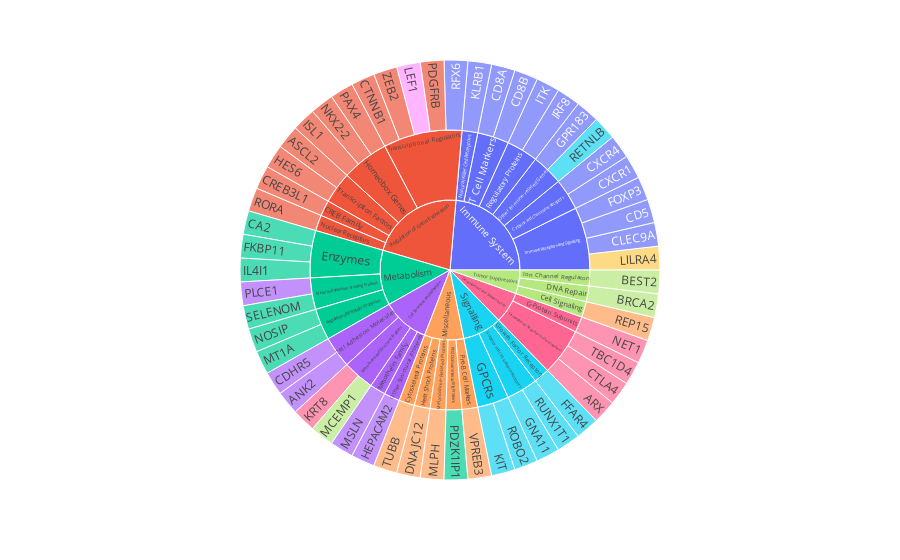

The notebook cell saved with this chart:
### Code cell
# Create the sunburst plot with the base category colors
fig = px.sunburst(df, path=['Category', 'Subcategory', 'Gene'], color='Category')

# Define the color scales
color_scale = px.colors.sequential.Magma_r

# Update the colors for each layer manually
# You might need to adapt this section based on your specific DataFrame structure and desired colors

# Color the 'Category' layer
fig.data[0].marker.colors = px.colors.qualitative.Plotly

# Color the 'Subcategory' layer
subcategory_colors = {subcategory: px.colors.qualitative.Plotly[i % len(px.colors.qualitative.Plotly)]
                      for i, subcategory in enumerate(df['Subcategory'].unique())}
for trace in fig.data:
    if trace.name in subcategory_colors:
        trace.marker.colors = subcategory_colors[trace.name]

# Color the 'Gene' layer with the 'Weight' using the magma_r color scale
for trace in fig.data:
    if trace.name == 'Gene':
        trace.marker.colors = [color_scale[int(weight/max(df['Weight'])*len(color_scale))] for weight in df['Weight']]
        trace.marker.colorbar = dict(title='Weight')

fig.show()

### Figure 1 — Plotly figure (JSON) as saved in the notebook; plotly's stock layout.template omitted (floating-point values rounded to 4 significant figures)
{"data": [{"branchvalues": "total", "customdata": [["Regulation of Gene Expression"], ["Regulation of Gene Expression"], ["Miscellaneous"], ["Metabolism"], ["Tumor Suppressors"], ["Immune System"], ["Cell Structure and Adhesion"], ["Cell Structure and Adhesion"], ["Regulation of Gene Expression"], ["Immune System"], ["Immune System"], ["Development and Differentiation"], ["Regulation of Gene Expression"], ["Cell Structure and Adhesion"], ["Tumor Suppressors"], ["Metabolism"], ["Immune System"], ["Tumor Suppressors"], ["Immune System"], ["Development and Differentiation"], ["Regulation of Gene Expression"], ["Immune System"], ["Cell Structure and Adhesion"], ["Regulation of Gene Expression"], ["Metabolism"], ["Regulation of Gene Expression"], ["Development and Differentiation"], ["Metabolism"], ["Cell Structure and Adhesion"], ["Miscellaneous"], ["Metabolism"], ["Development and Differentiation"], ["Miscellaneous"], ["Regulation of Gene Expression"], ["Miscellaneous"], ["Metabolism"], ["Regulation of Gene Expression"], ["Immune System"], ["Metabolism"], ["Regulation of Gene Expression"], ["Cell Structure and Adhesion"], ["Immune System"], ["Signalling"], ["Immune System"], ["Immune System"], ["Signalling"], ["Miscellaneous"], ["Signalling"], ["Immune System"], ["Immune System"], ["Regulation of Gene Expression"], ["Immune System"], ["Regulation of Gene Expression"], ["Signalling"], ["Signalling"], ["Regulation of Gene Expression"], ["Cell Structure and Adhesion"], ["Tumor Suppressors"], ["Immune System"], ["Miscellaneous"], ["Tumor Suppressors"], ["Metabolism"], ["Development and Differentiation"], ["Signalling"], ["Signalling"], ["Signalling"], ["Miscellaneous"], ["Regulation of Gene Expression"], ["Immune System"], ["Tumor Suppressors"], ["Miscellaneous"], ["Cell Structure and Adhesion"], ["Cell Structure and Adhesion"], ["Metabolism"], ["Immune System"], ["Regulation of Gene Expression"], ["Immune System"], ["Cell Structure and Adhesion"], ["Miscellaneous"], ["Miscellaneous"], ["Metabolism"], ["Immune System"], ["Immune System"], ["Regulation of Gene Expression"], ["Regulation of Gene Expression"], ["Development and Differentiation"], ["Cell Structure and Adhesion"], ["Development and Differentiation"], ["Immune System"], ["Metabolism"], ["Miscellaneous"], ["Regulation of Gene Expression"], ["Signalling"], ["Tumor Suppressors"]], "domain": {"x": [0, 1], "y": [0, 1]}, "hovertemplate": "labels=%{label}<br>count=%{value}<br>parent=%{parent}<br>id=%{id}<br>Category=%{customdata[0]}<extra></extra>", "ids": ["Regulation of Gene Expression/Transcriptional Regulators/RFX6", "Regulation of Gene Expression/Transcriptional Regulators/PDGFRB", "Miscellaneous/PDZ Domain Interacting Proteins/PDZK1IP1", "Metabolism/Metal and Selenium Binding Proteins/PLCE1", "Tumor Suppressors/Cell Signaling/REP15", "Immune System/Other Immune-related Genes/RETNLB", "Cell Structure and Adhesion/Membrane and Structural Proteins/KRT8", "Cell Structure and Adhesion/Membrane and Structural Proteins/MCEMP1", "Regulation of Gene Expression/Transcriptional Regulators/LEF1", "Immune System/Immune Receptors and Signaling/LILRA4", "Immune System/Immune Receptors and Signaling/CLEC9A", "Development and Differentiation/Transcriptional Regulators in Development/ARX", "Regulation of Gene Expression/Transcription Factors/ASCL2", "Cell Structure and Adhesion/Cell Adhesion Molecules/CDHR5", "Tumor Suppressors/DNA Repair/BRCA2", "Metabolism/Enzymes/CA2", "Immune System/Immune Receptors and Signaling/CD5", "Tumor Suppressors/Ion Channel Regulators/BEST2", "Immune System/T Cell Markers/CD8B", "Development and Differentiation/Transcriptional Regulators in Development/CTLA4", "Regulation of Gene Expression/CREB Family/CREB3L1", "Immune System/T Cell Markers/CD8A", "Cell Structure and Adhesion/Cell Adhesion Molecules/ANK2", "Regulation of Gene Expression/Homeobox Genes/PAX4", "Metabolism/Regulation of Metabolic Processes/NOSIP", "Regulation of Gene Expression/Homeobox Genes/NKX2-2", "Development and Differentiation/G-Protein Subunits/NET1", "Metabolism/Regulation of Metabolic Processes/MT1A", "Cell Structure and Adhesion/Mesothelin Family/MSLN", "Miscellaneous/Melanosome-Related Proteins/MLPH", "Metabolism/Metal and Selenium Binding Proteins/SELENOM", "Development and Differentiation/Transcriptional Regulators in Development/TBC1D4", "Miscellaneous/Cytoskeletal Proteins/TUBB", "Regulation of Gene Expression/Transcriptional Regulators/ZEB2", "Miscellaneous/Pre-B Cell Markers/VPREB3", "Metabolism/Enzymes/FKBP11", "Regulation of Gene Expression/Transcriptional Regulators/CTNNB1", "Immune System/Cytokine and Chemokine Receptors/CXCR1", "Metabolism/Enzymes/IL4I1", "Regulation of Gene Expression/Transcription Factors/HES6", "Cell Structure and Adhesion/Other Structural Proteins/HEPACAM2", "Immune System/Other Immune-related Genes/GPR183", "Signalling/Guidance and Cell Adhesion Receptors/GNA11", "Immune System/Immune Receptors and Signaling/FOXP3", "Immune System/Cytokine and Chemokine Receptors/CXCR4", "Signalling/Growth Factor Receptors/FFAR4", "Miscellaneous/Heat Shock Proteins/DNAJC12", "Signalling/GPCRs/KIT", "Immune System/Natural Killer Cell Receptors/KLRB1", "Immune System/Regulatory Proteins/IRF8", "Regulation of Gene Expression/Homeobox Genes/ISL1", "Immune System/Regulatory Proteins/ITK", "Regulation of Gene Expression/Nuclear Receptors/RORA", "Signalling/Guidance and Cell Adhesion Receptors/RUNX1T1", "Signalling/GPCRs/ROBO2", "Regulation of Gene Expression/CREB Family", "Cell Structure and Adhesion/Cell Adhesion Molecules", "Tumor Suppressors/Cell Signaling", "Immune System/Cytokine and Chemokine Receptors", "Miscellaneous/Cytoskeletal Proteins", "Tumor Suppressors/DNA Repair", "Metabolism/Enzymes", "Development and Differentiation/G-Protein Subunits", "Signalling/GPCRs", "Signalling/Growth Factor Receptors", "Signalling/Guidance and Cell Adhesion Receptors", "Miscellaneous/Heat Shock Proteins", "Regulation of Gene Expression/Homeobox Genes", "Immune System/Immune Receptors and Signaling", "Tumor Suppressors/Ion Channel Regulators", "Miscellaneous/Melanosome-Related Proteins", "Cell Structure and Adhesion/Membrane and Structural Proteins", "Cell Structure and Adhesion/Mesothelin Family", "Metabolism/Metal and Selenium Binding Proteins", "Immune System/Natural Killer Cell Receptors", "Regulation of Gene Expression/Nuclear Receptors", "Immune System/Other Immune-related Genes", "Cell Structure and Adhesion/Other Structural Proteins", "Miscellaneous/PDZ Domain Interacting Proteins", "Miscellaneous/Pre-B Cell Markers", "Metabolism/Regulation of Metabolic Processes", "Immune System/Regulatory Proteins", "Immune System/T Cell Markers", "Regulation of Gene Expression/Transcription Factors", "Regulation of Gene Expression/Transcriptional Regulators", "Development and Differentiation/Transcriptional Regulators in Development", "Cell Structure and Adhesion", "Development and Differentiation", "Immune System", "Metabolism", "Miscellaneous", "Regulation of Gene Expression", "Signalling", "Tumor Suppressors"], "labels": ["RFX6", "PDGFRB", "PDZK1IP1", "PLCE1", "REP15", "RETNLB", "KRT8", "MCEMP1", "LEF1", "LILRA4", "CLEC9A", "ARX", "ASCL2", "CDHR5", "BRCA2", "CA2", "CD5", "BEST2", "CD8B", "CTLA4", "CREB3L1", "CD8A", "ANK2", "PAX4", "NOSIP", "NKX2-2", "NET1", "MT1A", "MSLN", "MLPH", "SELENOM", "TBC1D4", "TUBB", "ZEB2", "VPREB3", "FKBP11", "CTNNB1", "CXCR1", "IL4I1", "HES6", "HEPACAM2", "GPR183", "GNA11", "FOXP3", "CXCR4", "FFAR4", "DNAJC12", "KIT", "KLRB1", "IRF8", "ISL1", "ITK", "RORA", "RUNX1T1", "ROBO2", "CREB Family", "Cell Adhesion Molecules", "Cell Signaling", "Cytokine and Chemokine Receptors", "Cytoskeletal Proteins", "DNA Repair", "Enzymes", "G-Protein Subunits", "GPCRs", "Growth Factor Receptors", "Guidance and Cell Adhesion Receptors", "Heat Shock Proteins", "Homeobox Genes", "Immune Receptors and Signaling", "Ion Channel Regulators", "Melanosome-Related Proteins", "Membrane and Structural Proteins", "Mesothelin Family", "Metal and Selenium Binding Proteins", "Natural Killer Cell Receptors", "Nuclear Receptors", "Other Immune-related Genes", "Other Structural Proteins", "PDZ Domain Interacting Proteins", "Pre-B Cell Markers", "Regulation of Metabolic Processes", "Regulatory Proteins", "T Cell Markers", "Transcription Factors", "Transcriptional Regulators", "Transcriptional Regulators in Development", "Cell Structure and Adhesion", "Development and Differentiation", "Immune System", "Metabolism", "Miscellaneous", "Regulation of Gene Expression", "Signalling", "Tumor Suppressors"], "marker": {"colors": ["#636EFA", "#EF553B", "#00CC96", "#AB63FA", "#FFA15A", "#19D3F3", "#FF6692", "#B6E880", "#FF97FF", "#FECB52"]}, "name": "", "parents": ["Regulation of Gene Expression/Transcriptional Regulators", "Regulation of Gene Expression/Transcriptional Regulators", "Miscellaneous/PDZ Domain Interacting Proteins", "Metabolism/Metal and Selenium Binding Proteins", "Tumor Suppressors/Cell Signaling", "Immune System/Other Immune-related Genes", "Cell Structure and Adhesion/Membrane and Structural Proteins", "Cell Structure and Adhesion/Membrane and Structural Proteins", "Regulation of Gene Expression/Transcriptional Regulators", "Immune System/Immune Receptors and Signaling", "Immune System/Immune Receptors and Signaling", "Development and Differentiation/Transcriptional Regulators in Development", "Regulation of Gene Expression/Transcription Factors", "Cell Structure and Adhesion/Cell Adhesion Molecules", "Tumor Suppressors/DNA Repair", "Metabolism/Enzymes", "Immune System/Immune Receptors and Signaling", "Tumor Suppressors/Ion Channel Regulators", "Immune System/T Cell Markers", "Development and Differentiation/Transcriptional Regulators in Development", "Regulation of Gene Expression/CREB Family", "Immune System/T Cell Markers", "Cell Structure and Adhesion/Cell Adhesion Molecules", "Regulation of Gene Expression/Homeobox Genes", "Metabolism/Regulation of Metabolic Processes", "Regulation of Gene Expression/Homeobox Genes", "Development and Differentiation/G-Protein Subunits", "Metabolism/Regulation of Metabolic Processes", "Cell Structure and Adhesion/Mesothelin Family", "Miscellaneous/Melanosome-Related Proteins", "Metabolism/Metal and Selenium Binding Proteins", "Development and Differentiation/Transcriptional Regulators in Development", "Miscellaneous/Cytoskeletal Proteins", "Regulation of Gene Expression/Transcriptional Regulators", "Miscellaneous/Pre-B Cell Markers", "Metabolism/Enzymes", "Regulation of Gene Expression/Transcriptional Regulators", "Immune System/Cytokine and Chemokine Receptors", "Metabolism/Enzymes", "Regulation of Gene Expression/Transcription Factors", "Cell Structure and Adhesion/Other Structural Proteins", "Immune System/Other Immune-related Genes", "Signalling/Guidance and Cell Adhesion Receptors", "Immune System/Immune Receptors and Signaling", "Immune System/Cytokine and Chemokine Receptors", "Signalling/Growth Factor Receptors", "Miscellaneous/Heat Shock Proteins", "Signalling/GPCRs", "Immune System/Natural Killer Cell Receptors", "Immune System/Regulatory Proteins", "Regulation of Gene Expression/Homeobox Genes", "Immune System/Regulatory Proteins", "Regulation of Gene Expression/Nuclear Receptors", "Signalling/Guidance and Cell Adhesion Receptors", "Signalling/GPCRs", "Regulation of Gene Expression", "Cell Structure and Adhesion", "Tumor Suppressors", "Immune System", "Miscellaneous", "Tumor Suppressors", "Metabolism", "Development and Differentiation", "Signalling", "Signalling", "Signalling", "Miscellaneous", "Regulation of Gene Expression", "Immune System", "Tumor Suppressors", "Miscellaneous", "Cell Structure and Adhesion", "Cell Structure and Adhesion", "Metabolism", "Immune System", "Regulation of Gene Expression", "Immune System", "Cell Structure and Adhesion", "Miscellaneous", "Miscellaneous", "Metabolism", "Immune System", "Immune System", "Regulation of Gene Expression", "Regulation of Gene Expression", "Development and Differentiation", "", "", "", "", "", "", "", ""], "type": "sunburst", "values": [1, 1, 1, 1, 1, 1, 1, 1, 1, 1, 1, 1, 1, 1, 1, 1, 1, 1, 1, 1, 1, 1, 1, 1, 1, 1, 1, 1, 1, 1, 1, 1, 1, 1, 1, 1, 1, 1, 1, 1, 1, 1, 1, 1, 1, 1, 1, 1, 1, 1, 1, 1, 1, 1, 1, 1, 2, 1, 2, 1, 1, 3, 1, 2, 1, 2, 1, 3, 4, 1, 1, 2, 1, 2, 1, 1, 2, 1, 1, 1, 2, 2, 2, 2, 5, 3, 6, 4, 13, 7, 5, 12, 5, 3]}], "layout": {"legend": {"tracegroupgap": 0}, "margin": {"t": 60}}}
